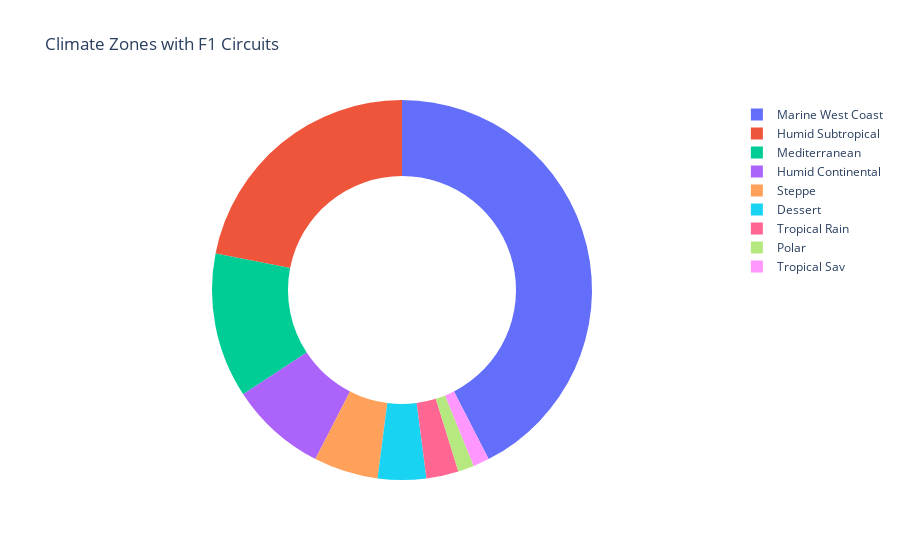

Notebook code for this chart:
### Code cell
climate_label = {'Name': ['Marine West Coast', 'Humid Subtropical', 'Mediterranean', 'Humid Continental', 
         'Steppe', 'Dessert', 'Tropical Rain', 'Polar', 'Tropical Sav']}
circuits_climate['climate_zone'] = climate_label['Name']

trace = go.Pie(labels = circuits_climate['climate_zone'], 
               values = circuits_climate['name'], 
               hole = 0.6, textinfo = 'none')

layout = go.Layout(title='Climate Zones with F1 Circuits')
fig = go.Figure(data = [trace], layout = layout)
iplot(fig, filename = "plotting-library")

### Figure 1 — Plotly figure (JSON) as saved in the notebook; plotly's stock layout.template omitted (floating-point values rounded to 4 significant figures)
{"data": [{"hole": 0.6, "labels": ["Marine West Coast", "Humid Subtropical", "Mediterranean", "Humid Continental", "Steppe", "Dessert", "Tropical Rain", "Polar", "Tropical Sav"], "textinfo": "none", "type": "pie", "values": [31, 16, 9, 6, 4, 3, 2, 1, 1]}], "layout": {"title": {"text": "Climate Zones with F1 Circuits"}}}
